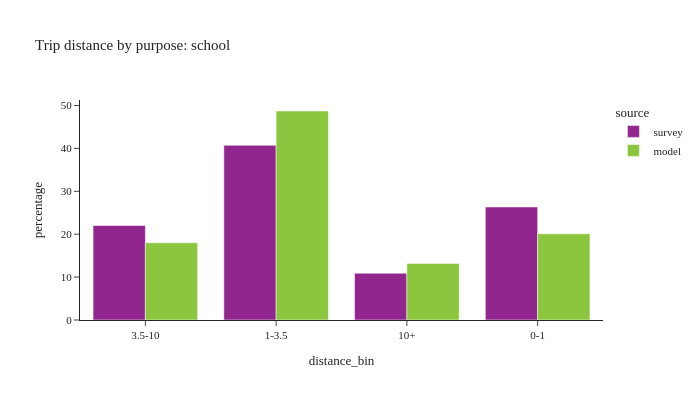

This figure's notebook cell:
### Code cell
plot_bins(trip, pl.col('dpurp') == 2, 'school')

### Figure 1 — Plotly figure (JSON) as saved in the notebook; plotly's stock layout.template omitted (floating-point values rounded to 4 significant figures)
{"data": [{"alignmentgroup": "True", "customdata": [[142], [288], [56], [177]], "hovertemplate": "source=survey<br>distance_bin=%{x}<br>percentage=%{y}<br>sample count=%{customdata[0]}<extra></extra>", "legendgroup": "survey", "marker": {"color": "#91268F", "pattern": {"shape": ""}}, "name": "survey", "offsetgroup": "survey", "orientation": "v", "showlegend": true, "textposition": "auto", "type": "bar", "x": ["3.5-10", "1-3.5", "10+", "0-1"], "xaxis": "x", "y": [22.02, 40.72, 10.91, 26.35], "yaxis": "y"}, {"alignmentgroup": "True", "customdata": [[121091], [88635], [135237], [327713]], "hovertemplate": "source=model<br>distance_bin=%{x}<br>percentage=%{y}<br>sample count=%{customdata[0]}<extra></extra>", "legendgroup": "model", "marker": {"color": "#8CC63E", "pattern": {"shape": ""}}, "name": "model", "offsetgroup": "model", "orientation": "v", "showlegend": true, "textposition": "auto", "type": "bar", "x": ["3.5-10", "10+", "0-1", "1-3.5"], "xaxis": "x", "y": [18.0, 13.18, 20.1, 48.72], "yaxis": "y"}], "layout": {"barmode": "group", "font": {"size": 11}, "height": 400, "legend": {"title": {"text": "source"}, "tracegroupgap": 0}, "title": {"text": "Trip distance by purpose: school"}, "width": 700, "xaxis": {"anchor": "y", "domain": [0.0, 1.0], "title": {"text": "distance_bin"}}, "yaxis": {"anchor": "x", "domain": [0.0, 1.0], "title": {"text": "percentage"}}}}
